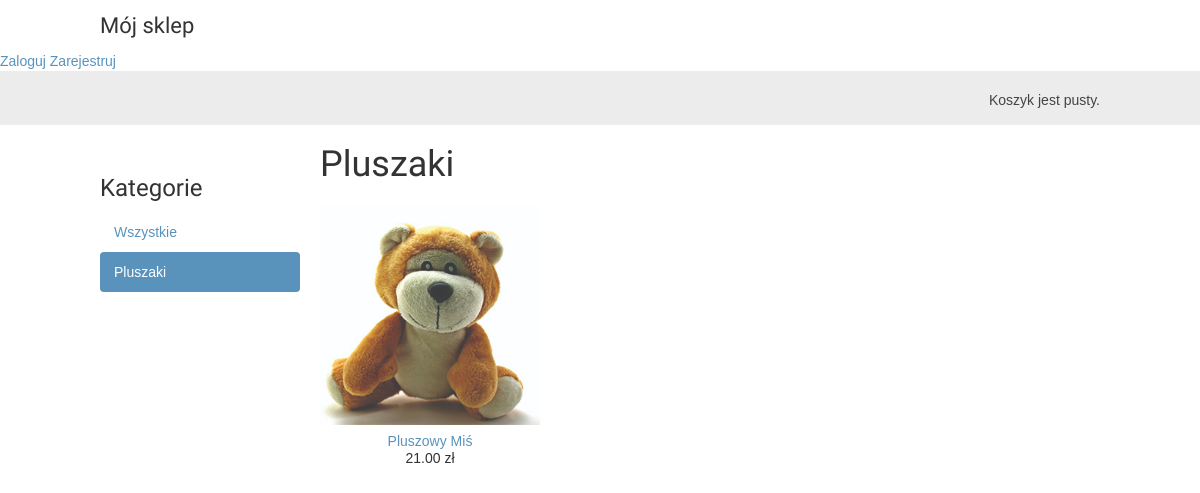
Before: /pluszaki/ with the older database file.
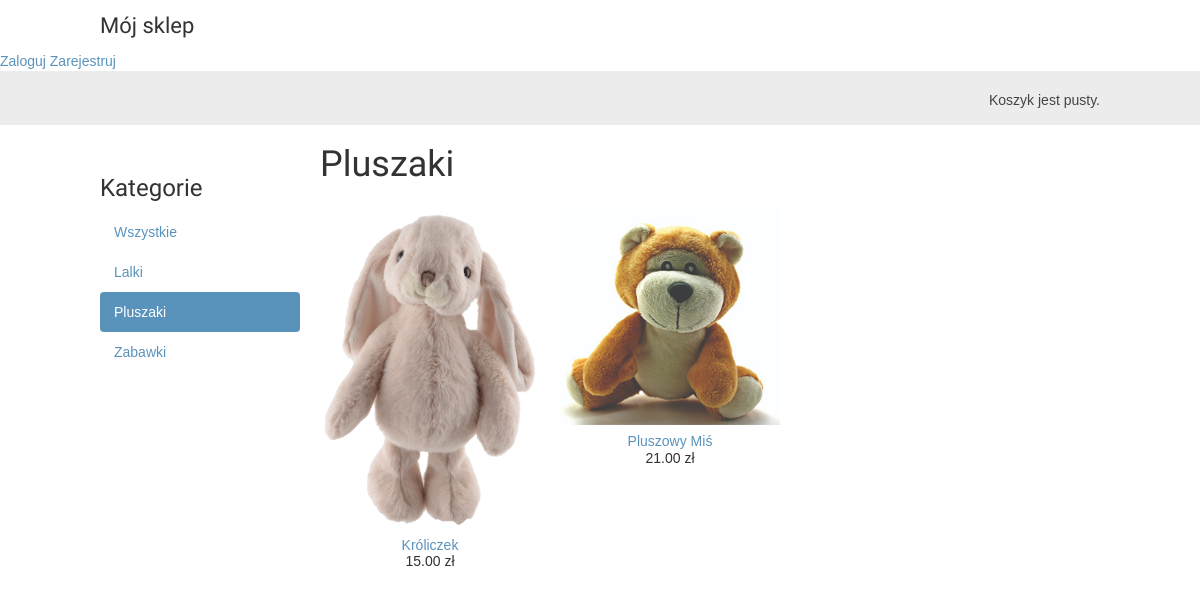
After: the same page with the newer database file.
### myshop/models.py (models this page shows, shortened)
class Category(models.Model):
	name=models.CharField(max_length=200, db_index=True)
	slug=models.SlugField(max_length=200, db_index=True, unique=True)
	def get_absolute_url(self):
		return reverse('myshop:product_list_by_category', args=[self.slug])
	class Meta:
		ordering=('name',)
		verbose_name='category'
		verbose_name_plural='categories'

class Product(models.Model):
	category=models.ForeignKey(Category, related_name='products')
	name=models.CharField(max_length=200, db_index=True)
	slug=models.SlugField(max_length=200, db_index=True)
	image=models.ImageField(upload_to='products/%Y/%m/%d', blank=True)
	description=models.TextField(blank=True)
	price=models.DecimalField(max_digits=10, decimal_places=2)
	stock=models.PositiveIntegerField()
	available=models.BooleanField(default=True)
	created=models.DateTimeField(auto_now_add=True)
	updated=models.DateTimeField(auto_now=True)
	def get_absolute_url(self):
		return reverse('myshop:product_detail', args=[self.id, self.slug])
	class Meta:
		ordering=('name',)
		index_together=(('id','slug'),)

### myshop/views.py (the view)
# urls.py: url(r'^(?P<category_slug>[-\w]+)/$', views.product_list, name='product_list_by_category'),
def product_list(request, category_slug=None):
	category=None
	categories=Category.objects.all()
	products=Product.objects.filter(available=True)
	if category_slug:
		category=get_object_or_404(Category, slug=category_slug)
		products=products.filter(category=category)
	return render(request, 'myshop/product/list.html',{'category':category, 'categories':categories, 'products': products})

### cart/cart.py (called while the page is built)
	def __len__(self):
		return sum(item['quantity'] for item in self.cart.values())

### cart/context_processors.py (called while the page is built)
def cart(request):
	return{'cart':Cart(request)}

### myshop/templates/myshop/product/list.html (shortened to what this page needs)
{% extends "myshop/base.html" %}
{% load static %}
{% block content %}
  <div id="sidebar">
    <h3>Kategorie</h3>
    <ul>
      <li {% if not category %}class="selected"{% endif %}>
        <a href="{% url "myshop:product_list" %}">Wszystkie</a>
      </li>
      {% for c in categories %}
        <li {% if category.slug == c.slug %}class="selected"{% endif %}>
          <a href="{{ c.get_absolute_url }}">{{ c.name }}</a>
        </li>
      {% endfor %}
    </ul>
  </div>
  <div id="main" class="product-list">
    <h1>{% if category %}{{ category.name }}{% else %}Produkty{% endif %}</h1>
    {% for product in products %}
      <div class="item">
        <a href="{{ product.get_absolute_url }}">
          <img src="{% if product.image %}{{ product.image.url }}{% else %}{% static "img/no_image.png" %}{% endif %}">
        </a>
        <a href="{{ product.get_absolute_url }}">{{ product.name }}</a><br>
        {{ product.price }} zł
      </div>
    {% endfor %}
  </div>
  {% endblock %}

### myshop/templates/myshop/base.html (shortened to what this page needs)
{% load static %}
<!DOCTYPE html>
<html>
	<head>
		<link rel="stylesheet" href="https://maxcdn.bootstrapcdn.com/bootstrap/3.3.7/css/bootstrap.min.css">
		<link rel="stylesheet" href="https://maxcdn.bootstrapcdn.com/bootstrap/3.3.7/css/bootstrap-theme.min.css">
		<link href="{% static "css/base.css" %}" rel="stylesheet">
</head>
	<body>
		 <div id="header">
    <a href="/" class="logo">Mój sklep</a>
  </div>
  <div class="login">
  {% if request.user.is_authenticated %}
    <p>Witaj, {{ request.user.first_name}}<p>
    <a href="{% url "account:logout" %}">Wyloguj</a>
  {% else %}
    <a href="{% url "account:login" %}">Zaloguj</a>
    <a href="{% url "account:register" %}">Zarejestruj</a>
  {% endif %}
  </div>
  <div id="subheader">
    <div class="cart">
      {% with total_items=cart|length %}
        {% if cart|length > 0 %}
          Koszyk:
          <a href="{% url "cart:cart_detail" %}">
            {{ total_items }} produkt{{ total_items|pluralize:"y" }},
            {{ cart.get_total_price }} zł
          </a>
        {% else %}
          Koszyk jest pusty.
        {% endif %}
      {% endwith %}
    </div>
  </div>
  <div id="content">
    {% block content %}
    {% endblock %}
  </div>
	</body>
</html>

### myshop/static/css/base.css (style rules this page uses)
body { margin:0; padding:0; font-family:helvetica, sans-serif; }
h1, h2, h3, h4, h5 , h6 { font-family: 'Ubuntu', sans-serif; font-weight:normal; }
a { text-decoration:none; color:#5993bb; }
#header { padding:10px 100px; font-size:18px; overflow:auto; }
#subheader { background:#ececec; color:#444; padding:15px 100px; overflow:auto; }
#header .logo { font-family: 'Ubuntu', sans-serif; float:left; color:#333; font-size:22px; margin-right:10%; }
#subheader .cart { float:right; padding-top:4px; }
#content { padding:0 100px; overflow:hidden; }
#sidebar { width:220px; padding:30px 20px 0 0; float:left; }
#sidebar ul { margin:0; padding:0; }
#sidebar ul li { margin:0; list-style:none; padding:10px 14px; }
#sidebar ul li a { display:block; }
#sidebar ul li.selected { background:#5993bb; border-radius:4px; }
#sidebar ul li.selected a { color:#fff; }
#main { float:left; width: 96%; margin-right:-220px; overflow:hidden; }
.product-list .item { width:25%; padding:10px 20px 10px 0; float:left; text-align:center; line-height:1.2; }
.product-list .item img { width:100%; margin-bottom:8px; }

Changed rows visible on the page:
added Category: name "Lalki"
added Category: name "Zabawki"
added Product: image (picture), name "Króliczek", price "15.00"
